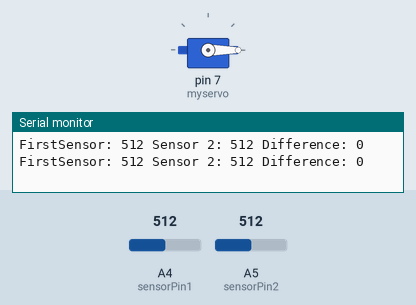
This sketch was run on a simulated Arduino Uno, built with avr-gcc and run on an emulated ATmega328P. On the bench: servo, the last lines printed to the serial monitor. The test bench sets the inputs (shaded band); at power-on: A4 (sensorPin1) = 512, A5 (sensorPin2) = 512.

Above: at 2.3 s.
2.4 s: A4 (sensorPin1) set to 540
At 4.2 s:
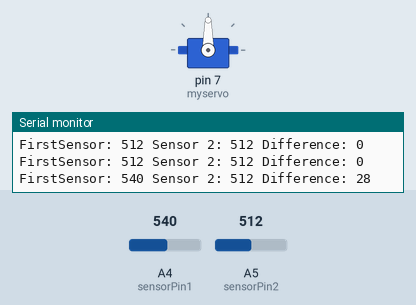
4.5 s: A5 (sensorPin2) set to 535
At 5.5 s:
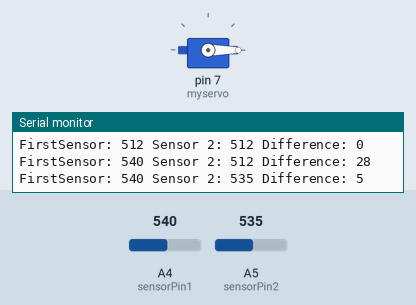
6.6 s: A4 (sensorPin1) set to 511
At 7.9 s:
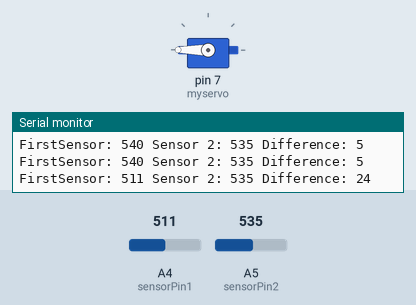
9.0 s: A4 (sensorPin1) set to 716
At 10.2 s:
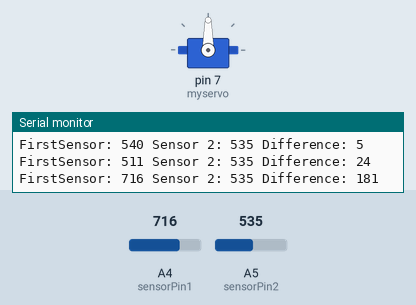
11.1 s: A4 (sensorPin1) set to 306
At 12.6 s:
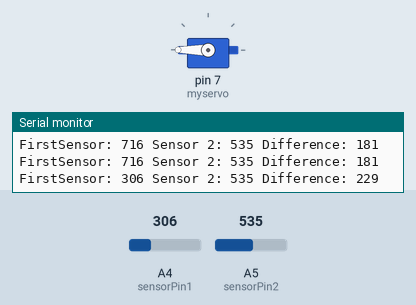
Timing chart, 0 to 14.1 s (numbered marks = the images above; inputs shaded):
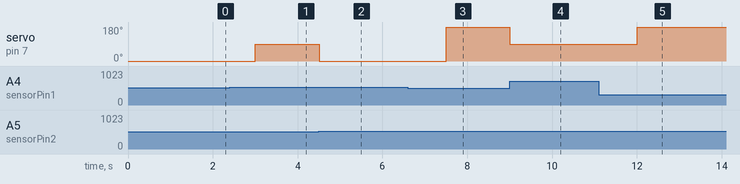

The sketch:

SERVO_SENSORS.ino
```cpp
int sensorPin1 = A4;    // select the input pin for the potentiometer
int sensorPin2 = A5;    // select the input pin for the potentiometer
int sensorValue1 = 0;  // variable to store the value coming from the sensor
int sensorValue2 = 0;  // variable to store the value coming from the sensor
int difference = sensorValue1 - sensorValue2 ;

#include <Servo.h>
Servo myservo;


void setup() {
  // declare the ledPin as an OUTPUT:
  myservo.attach(7);
  Serial.begin(9600);

}

void loop() {

  sensorValue1 = analogRead(sensorPin1); // update sensorValue1
  sensorValue2 = analogRead(sensorPin2); // update sensorValue2

  difference = abs(sensorValue1 - sensorValue2);

  readSensorValue();

  if (sensorValue1 > sensorValue2 && difference >= 15) {
    myservo.write(90);
    delay(1500);

    //when firstsensor > second sensor and the difference is more than 15 to turn towards the first sensor
  } else if (sensorValue1 < sensorValue2 && difference >= 15) {
    myservo.write(270);
    delay(1500);

    //when firstsensor < second sensor and the difference is more than 15 to turn towards the second sensor
  } else {
    myservo.write(0);
    delay(1500);
  }
}


//FUNCTIONS

void readSensorValue() {
  Serial.print("FirstSensor: ");
  Serial.print(sensorValue1);


  Serial.print(" Sensor 2: ");
  Serial.print(sensorValue2);

  Serial.print(" Difference: ");
  Serial.print(difference);

  Serial.println();
}
```

Measured:
- the behaviour switches between 526 and 527 on A4 (sensorPin1) (found by bisection; images 0 and 1)
- the behaviour switches between 525 and 526 on A5 (sensorPin2) (found by bisection; images 1 and 2)
- after the input at 2.4 s, servo on pin 7 (myservo): 0° → 90° after 0.60 s
- after the input at 4.5 s, servo on pin 7 (myservo): 90° → 0° at once
- after the input at 6.6 s, servo on pin 7 (myservo): 0° → 180° after 0.91 s
- after the input at 9.0 s, servo on pin 7 (myservo): 180° → 90° at once
- after the input at 11.1 s, servo on pin 7 (myservo): 90° → 180° after 0.91 s
